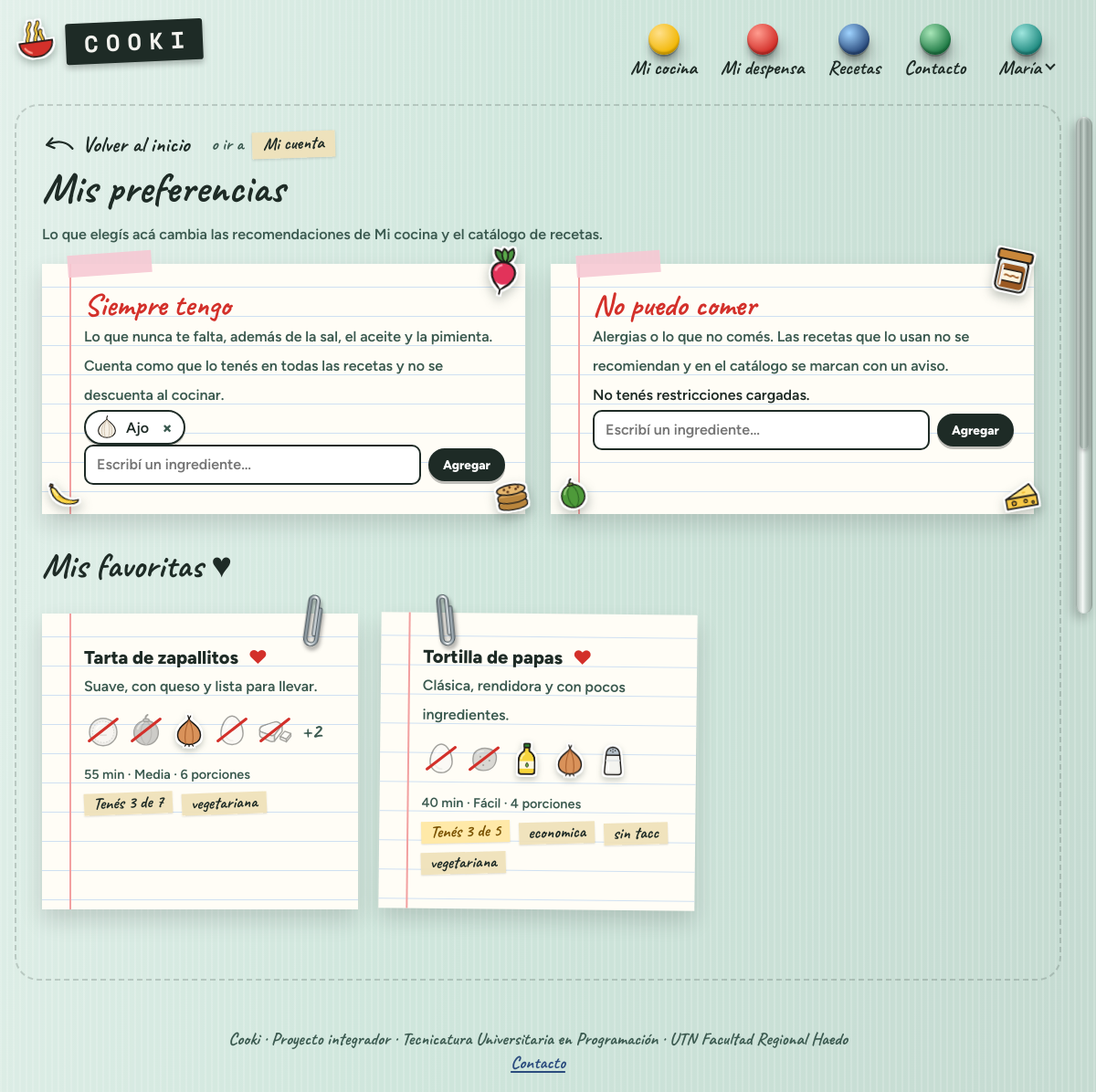
Screenshot of /app/mis-preferencias.php (signed in) with the database file from the repository.
### tables this page shows
CREATE TABLE ingrediente (
    id                 INT UNSIGNED AUTO_INCREMENT PRIMARY KEY,
    nombre             VARCHAR(80)  NOT NULL,         
    categoria_id       SMALLINT UNSIGNED NOT NULL,
    icono              VARCHAR(60)  NULL,             
    unidad_default     VARCHAR(10)  NOT NULL,         
    gramos_por_unidad  DECIMAL(8,2) NULL,             
    es_basico          BOOLEAN      NOT NULL DEFAULT FALSE,   
    perecedero         BOOLEAN      NOT NULL DEFAULT TRUE,
    vida_util_dias     SMALLINT     NULL,
     
     
    usuario_id         INT UNSIGNED NULL,
     
    ambito             INT UNSIGNED AS (IFNULL(usuario_id, 0)) PERSISTENT,
    UNIQUE KEY uq_ingrediente_nombre (nombre, ambito),
    CONSTRAINT fk_ingrediente_categoria FOREIGN KEY (categoria_id) REFERENCES categoria(id),
    CONSTRAINT fk_ingrediente_usuario FOREIGN KEY (usuario_id) REFERENCES usuario(id) ON DELETE CASCADE
);

CREATE TABLE receta (
    id               INT UNSIGNED AUTO_INCREMENT PRIMARY KEY,
    slug             VARCHAR(120) NOT NULL UNIQUE,
    titulo           VARCHAR(150) NOT NULL,
    descripcion      TEXT         NULL,
    porciones_base   TINYINT      NOT NULL DEFAULT 4,
    minutos_prep     SMALLINT     NOT NULL,
    minutos_coccion  SMALLINT     NOT NULL DEFAULT 0,
    dificultad       TINYINT      NOT NULL,
    imagen           VARCHAR(255) NULL,
    fuente           VARCHAR(255) NULL,           
    autor_id         INT UNSIGNED NULL,           
    creado_en        DATETIME     NOT NULL DEFAULT CURRENT_TIMESTAMP,
    CONSTRAINT ck_receta_dificultad CHECK (dificultad BETWEEN 1 AND 3),
    CONSTRAINT fk_receta_autor FOREIGN KEY (autor_id) REFERENCES usuario(id) ON DELETE SET NULL
);

### src/Repositorios/RecetaRepositorio.php (called while the page is built, shortened)
<?php
final class RecetaRepositorio
{
    public function buscar(array $filtros = [], int $usuarioId = 0): array
    {
        $condiciones = [];
        $parametros = self::parametrosUsuario($usuarioId);
        if (!empty($filtros['favoritas'])) {
            $condiciones[] = 'EXISTS (SELECT 1 FROM favorito f2
                WHERE f2.receta_id = r.id AND f2.usuario_id = :usuarioF2)';
            $parametros['usuarioF2'] = $usuarioId;
        }
        $texto = trim($filtros['q'] ?? '');
        $elegidos = array_values(array_unique(array_filter(array_map('intval', $filtros['ingredientes'] ?? []))));
        $sql = 'SELECT * FROM (' . self::SELECT_RESUMEN
            . ($condiciones ? ' WHERE ' . implode(' AND ', $condiciones) : '')
            . ' GROUP BY r.id) AS resumen'
            . (!empty($filtros['puedo']) ? ' WHERE tengo >= total' : '')
            . ' ORDER BY titulo';
        $consulta = $this->db->prepare($sql);
        $consulta->execute($parametros);
        return $consulta->fetchAll();
    }
    private static function parametrosUsuario(int $usuarioId): array
    {
        return ['usuario' => $usuarioId, 'usuarioB' => $usuarioId, 'usuarioF' => $usuarioId, 'usuarioR' => $usuarioId];
    }
    public static function ingredientesDeTarjeta(?string $columna): array
    {
        $lista = [];
        foreach (array_filter(explode("\n", (string) $columna)) as $renglon) {
            $lista[] = ['nombre' => substr($renglon, 1), 'tengo' => $renglon[0] === '1'];
        }
        return $lista;
    }
}

### src/Repositorios/PreferenciasRepositorio.php (called while the page is built, shortened)
<?php
final class PreferenciasRepositorio
{
    public function ingredientes(int $usuarioId, string $lista): array
    {
        $tabla = self::LISTAS[$lista];
        $consulta = $this->db->prepare(
            "SELECT i.id, i.nombre FROM {$tabla} t JOIN ingrediente i ON i.id = t.ingrediente_id
             WHERE t.usuario_id = :usuario ORDER BY i.nombre"
        );
        $consulta->execute(['usuario' => $usuarioId]);
        return $consulta->fetchAll();
    }
}

### src/bootstrap.php (called while the page is built, shortened)
<?php
spl_autoload_register(function (string $clase): void {
    $prefijo = 'Cooki\\';
    $relativa = str_replace('\\', '/', substr($clase, strlen($prefijo)));
    $archivo = __DIR__ . '/' . $relativa . '.php';
});
require_once __DIR__ . '/ayudas.php';

### src/Sesion.php (called while the page is built, shortened)
<?php
final class Sesion
{
    public static function usuario(): ?array
    {
        return $_SESSION['usuario'] ?? null;
    }
    public static function idUsuario(): int
    {
        return (int) (self::usuario()['id'] ?? 0);
    }
}

### public/app/mis-preferencias.php (the view, shortened to what this page needs)
<?php
require dirname(__DIR__, 2) . '/src/bootstrap.php';
$db = Db::conexion();
$preferencias = new PreferenciasRepositorio($db);
$idUsuario = Sesion::idUsuario();
$basicos = $preferencias->ingredientes($idUsuario, 'basicos');
$restricciones = $preferencias->ingredientes($idUsuario, 'restricciones');
$favoritas = (new RecetaRepositorio($db))->buscar(['favoritas' => true], $idUsuario);
$bloque = function (string $lista, string $id, string $tituloBloque, string $explicacion, array $items, string $vacio): void {
    ?>
  <section class="tarjeta preferencia" id="<?= e($id) ?>">
    <?php $sueltos = [[90, -9, 60, 12], [93, 84, 44, -10], [1, 85, 38, -14]]; ?>
    <?php require parcial('dibujos-sueltos'); ?>
    <h2><?= e($tituloBloque) ?></h2>
    <p class="texto-suave"><?= e($explicacion) ?></p>
    <?php if ($items === []) : ?>
      <p><?= e($vacio) ?></p>
    <?php else : ?>
      <ul class="chips">
        <?php foreach ($items as $item) : ?>
          <li class="chip">
            <img src="<?= e(iconoIngrediente($item['nombre'])) ?>" alt="" width="30" height="30">
            <span><?= e($item['nombre']) ?></span>
            <form method="post">
              <?= Sesion::campoCsrf() ?>
              <input type="hidden" name="accion" value="quitar">
              <input type="hidden" name="lista" value="<?= e($lista) ?>">
              <input type="hidden" name="id" value="<?= e($item['id']) ?>">
              <button class="chip__quitar" type="submit" title="Quitar">×<span class="solo-lectores"> Quitar <?= e($item['nombre']) ?></span></button>
            </form>
          </li>
        <?php endforeach; ?>
      </ul>
    <?php endif; ?>
    <form class="preferencia__agregar" method="post">
      <?= Sesion::campoCsrf() ?>
      <input type="hidden" name="accion" value="agregar">
      <input type="hidden" name="lista" value="<?= e($lista) ?>">
      <label class="solo-lectores" for="ingrediente-<?= e($lista) ?>">Ingrediente</label>
      <input id="ingrediente-<?= e($lista) ?>" type="text" name="ingrediente" list="lista-ingredientes" required maxlength="80"
             placeholder="Escribí un ingrediente…" autocomplete="off">
      <button class="boton boton--chico" type="submit">Agregar</button>
    </form>
  </section>
    <?php
};
?>
<?= enlaceVolver('app/index.php', 'Volver a Mi cocina', [['app/perfil.php', 'Mi cuenta']]) ?>
<h1>Mis preferencias</h1>
<p class="texto-suave">Lo que elegís acá cambia las recomendaciones de Mi cocina y el catálogo de recetas.</p>
<div class="preferencias-cocina">
  <?php
  $bloque(
      'basicos',
      'siempre-tengo',
      'Siempre tengo',
      'Lo que nunca te falta, además de la sal, el aceite y la pimienta. Cuenta como que lo tenés en todas las recetas y no se descuenta al cocinar.',
      $basicos,
      'Todavía no agregaste nada.'
  );
  $bloque(
      'restricciones',
      'no-como',
      'No puedo comer',
      'Alergias o lo que no comés. Las recetas que lo usan no se recomiendan y en el catálogo se marcan con un aviso.',
      $restricciones,
      'No tenés restricciones cargadas.'
  );
  ?>
</div>
<section id="favoritas" aria-labelledby="titulo-favoritas">
  <h2 id="titulo-favoritas" class="titulo-mano">Mis favoritas ♥</h2>
  <?php if ($favoritas === []) : ?>
    <p class="vacio">Todavía no marcaste ninguna. En cada receta está el botón ♡ para guardarla acá.</p>
  <?php else : ?>
    <div class="grilla">
      <?php foreach ($favoritas as $receta) : ?>
        <?php require parcial('tarjeta-receta'); ?>
      <?php endforeach; ?>
    </div>
  <?php endif; ?>
</section>

### src/Vistas/tarjeta-receta.php (shortened to what this page needs)
<?php
$faltan = (int) $receta['total'] - (int) $receta['tengo'];
$dibujos = RecetaRepositorio::ingredientesDeTarjeta($receta['ingredientes'] ?? null);
$maximo = 5;
?>
<article class="tarjeta tarjeta-receta">
  <h2><a href="<?= e(url('app/receta.php?id=' . $receta['id'])) ?>"><?= e($receta['titulo']) ?></a><?php if (!empty($receta['favorita'])) : ?>
    <span class="tarjeta-receta__favorita" title="Una de tus favoritas">♥<span class="solo-lectores"> (favorita)</span></span><?php endif; ?></h2>
  <p class="texto-suave"><?= e($receta['descripcion']) ?></p>
  <?php if ($dibujos !== []) : ?>
    <ul class="mini-ingredientes" aria-label="Ingredientes">
      <?php foreach (array_slice($dibujos, 0, $maximo) as $ing) : ?>
        <li class="<?= $ing['tengo'] ? 'tengo' : 'falta' ?>">
          <img src="<?= e(iconoIngrediente($ing['nombre'])) ?>" width="40" height="40"
               alt="<?= e($ing['nombre'] . ($ing['tengo'] ? '' : ' (te falta)')) ?>" title="<?= e($ing['nombre']) ?>">
        </li>
      <?php endforeach; ?>
      <?php if (count($dibujos) > $maximo) : ?>
        <li class="mini-ingredientes__mas">+<?= count($dibujos) - $maximo ?></li>
      <?php endif; ?>
    </ul>
  <?php endif; ?>
  <p class="tarjeta-receta__datos">
    <span><?= e($receta['minutos']) ?> min</span> ·
    <span><?= e(RecetaRepositorio::DIFICULTADES[(int) $receta['dificultad']] ?? '') ?></span> ·
    <span><?= e($receta['porciones_base']) ?> porciones</span>
  </p>
  <p>
    <?php if ($faltan <= 0) : ?>
      <span class="etiqueta etiqueta--exito">Tenés todo</span>
    <?php else : ?>
      <span class="etiqueta<?= $faltan <= 2 ? ' etiqueta--alerta' : '' ?>">Tenés <?= e($receta['tengo']) ?> de <?= e($receta['total']) ?></span>
    <?php endif; ?>
    <?php foreach (array_filter(explode(', ', (string) $receta['etiquetas'])) as $etiqueta) : ?>
      <span class="etiqueta"><?= e(str_replace('_', ' ', $etiqueta)) ?></span>
    <?php endforeach; ?>
  </p>
</article>

### rows the page displays
ingrediente: nombre "Ajo"
receta: titulo "Tarta de zapallitos", descripcion "Suave, con queso y lista para llevar.", count($dibujos) - $maximo "2", minutos "55", dificultad "Media", porciones_base "6", tengo "3", total "7", etiqueta "vegetariana"
receta: titulo "Tortilla de papas", descripcion "Clásica, rendidora y con pocos ingredientes.", minutos "40", dificultad "Fácil", porciones_base "4", tengo "3", total "5", etiqueta "economica", etiqueta "sin tacc", etiqueta "vegetariana"

### other values shown
$letra "C"
$letra "O"
$letra "K"
$letra "I"
$texto "Mi cocina"
$texto "Mi despensa"
$texto "Recetas"
$texto "Contacto"
explode(' ', $usuario['nombre'])[0] "María"
$anterior !== null ? textoVolver($anterior['nombre']) : $texto "Volver al inicio"
$textoAtajo "Mi cuenta"
$tituloBloque "Siempre tengo No puedo comer"
$vacio "No tenés restricciones cargadas."
